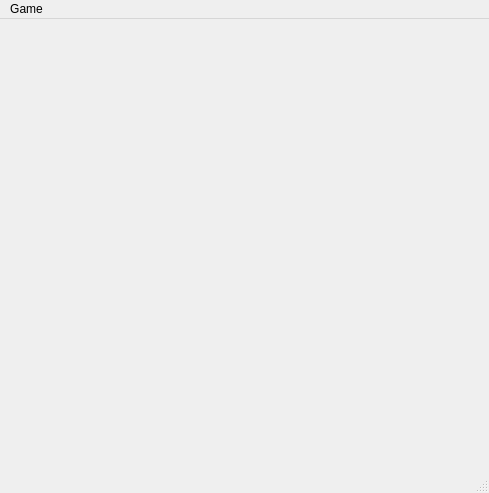
<?xml version="1.0" encoding="UTF-8"?>
<ui version="4.0">
 <class>mainWindowClass</class>
 <widget class="QMainWindow" name="mainWindowClass">
  <property name="geometry">
   <rect>
    <x>0</x>
    <y>0</y>
    <width>489</width>
    <height>493</height>
   </rect>
  </property>
  <property name="windowTitle">
   <string>SnowwChess</string>
  </property>
  <widget class="QWidget" name="centralwidget">
   <widget class="GuiBoardView" name="boardView" native="true">
    <property name="geometry">
     <rect>
      <x>0</x>
      <y>0</y>
      <width>481</width>
      <height>441</height>
     </rect>
    </property>
    <property name="sizePolicy">
     <sizepolicy hsizetype="Maximum" vsizetype="Maximum">
      <horstretch>0</horstretch>
      <verstretch>0</verstretch>
     </sizepolicy>
    </property>
    <property name="minimumSize">
     <size>
      <width>0</width>
      <height>0</height>
     </size>
    </property>
    <property name="baseSize">
     <size>
      <width>0</width>
      <height>0</height>
     </size>
    </property>
    <property name="cursor">
     <cursorShape>OpenHandCursor</cursorShape>
    </property>
   </widget>
  </widget>
  <widget class="QMenuBar" name="menubar">
   <property name="geometry">
    <rect>
     <x>0</x>
     <y>0</y>
     <width>489</width>
     <height>23</height>
    </rect>
   </property>
   <widget class="QMenu" name="menu">
    <property name="title">
     <string>Game</string>
    </property>
    <addaction name="actionNewGame"/>
    <addaction name="separator"/>
    <addaction name="actionSaveGame"/>
    <addaction name="actionLoadGame"/>
    <addaction name="separator"/>
    <addaction name="actionExit"/>
   </widget>
   <addaction name="menu"/>
  </widget>
  <widget class="QStatusBar" name="statusbar"/>
  <action name="actionNewGame">
   <property name="text">
    <string>New game</string>
   </property>
   <property name="shortcut">
    <string>Ctrl+N</string>
   </property>
  </action>
  <action name="actionSaveGame">
   <property name="text">
    <string>Save</string>
   </property>
   <property name="shortcut">
    <string>Ctrl+S</string>
   </property>
  </action>
  <action name="actionLoadGame">
   <property name="text">
    <string>Load</string>
   </property>
  </action>
  <action name="actionExit">
   <property name="text">
    <string>Exit</string>
   </property>
   <property name="shortcut">
    <string>Alt+X</string>
   </property>
  </action>
 </widget>
 <customwidgets>
  <customwidget>
   <class>GuiBoardView</class>
   <extends>QWidget</extends>
   <header>guiboardview.h</header>
   <container>1</container>
  </customwidget>
 </customwidgets>
 <resources>
  <include location="pieces.qrc"/>
 </resources>
 <connections>
  <connection>
   <sender>actionExit</sender>
   <signal>activated()</signal>
   <receiver>mainWindowClass</receiver>
   <slot>close()</slot>
   <hints>
    <hint type="sourcelabel">
     <x>-1</x>
     <y>-1</y>
    </hint>
    <hint type="destinationlabel">
     <x>399</x>
     <y>299</y>
    </hint>
   </hints>
  </connection>
 </connections>
</ui>
